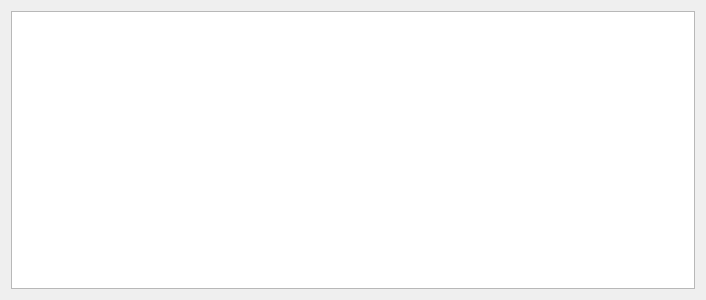
<?xml version="1.0" encoding="UTF-8"?>
<ui version="4.0">
 <class>generic_table_template_viewer</class>
 <widget class="QDialog" name="generic_table_template_viewer">
  <property name="geometry">
   <rect>
    <x>0</x>
    <y>0</y>
    <width>706</width>
    <height>300</height>
   </rect>
  </property>
  <property name="windowTitle">
   <string>Dialog</string>
  </property>
  <layout class="QVBoxLayout" name="verticalLayout">
   <item>
    <widget class="QTableWidget" name="tableWidget">
     <attribute name="horizontalHeaderStretchLastSection">
      <bool>true</bool>
     </attribute>
     <attribute name="verticalHeaderStretchLastSection">
      <bool>false</bool>
     </attribute>
    </widget>
   </item>
  </layout>
 </widget>
 <resources/>
 <connections/>
</ui>
